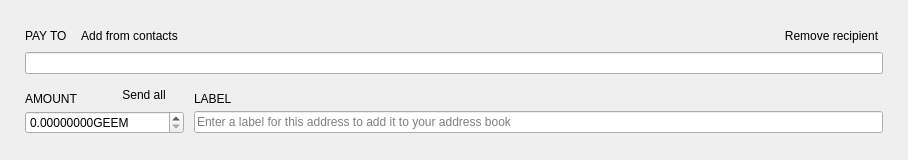
<?xml version="1.0" encoding="UTF-8"?>
<ui version="4.0">
 <class>TransferFrame</class>
 <widget class="QFrame" name="TransferFrame">
  <property name="geometry">
   <rect>
    <x>0</x>
    <y>0</y>
    <width>908</width>
    <height>160</height>
   </rect>
  </property>
  <property name="sizePolicy">
   <sizepolicy hsizetype="Preferred" vsizetype="Preferred">
    <horstretch>0</horstretch>
    <verstretch>150</verstretch>
   </sizepolicy>
  </property>
  <property name="minimumSize">
   <size>
    <width>0</width>
    <height>160</height>
   </size>
  </property>
  <property name="maximumSize">
   <size>
    <width>16777215</width>
    <height>160</height>
   </size>
  </property>
  <property name="windowTitle">
   <string>Frame</string>
  </property>
  <property name="styleSheet">
   <string notr="true"/>
  </property>
  <property name="frameShape">
   <enum>QFrame::NoFrame</enum>
  </property>
  <property name="frameShadow">
   <enum>QFrame::Plain</enum>
  </property>
  <layout class="QVBoxLayout" name="verticalLayout">
   <property name="spacing">
    <number>10</number>
   </property>
   <property name="leftMargin">
    <number>25</number>
   </property>
   <property name="rightMargin">
    <number>25</number>
   </property>
   <item>
    <spacer name="verticalSpacer_2">
     <property name="orientation">
      <enum>Qt::Vertical</enum>
     </property>
     <property name="sizeHint" stdset="0">
      <size>
       <width>20</width>
       <height>40</height>
      </size>
     </property>
    </spacer>
   </item>
   <item>
    <layout class="QGridLayout" name="gridLayout">
     <property name="verticalSpacing">
      <number>5</number>
     </property>
     <item row="0" column="0">
      <widget class="WalletGui::WalletNormalGrayTextLabel" name="m_payToTextLabel">
       <property name="sizePolicy">
        <sizepolicy hsizetype="Minimum" vsizetype="Minimum">
         <horstretch>0</horstretch>
         <verstretch>0</verstretch>
        </sizepolicy>
       </property>
       <property name="text">
        <string>PAY TO</string>
       </property>
       <property name="alignment">
        <set>Qt::AlignLeading|Qt::AlignLeft|Qt::AlignVCenter</set>
       </property>
       <property name="margin">
        <number>0</number>
       </property>
       <property name="indent">
        <number>0</number>
       </property>
      </widget>
     </item>
     <item row="0" column="1">
      <widget class="WalletGui::WalletTinyLinkLikeButton" name="m_addressBookButton">
       <property name="sizePolicy">
        <sizepolicy hsizetype="Preferred" vsizetype="Minimum">
         <horstretch>0</horstretch>
         <verstretch>0</verstretch>
        </sizepolicy>
       </property>
       <property name="cursor">
        <cursorShape>PointingHandCursor</cursorShape>
       </property>
       <property name="focusPolicy">
        <enum>Qt::NoFocus</enum>
       </property>
       <property name="layoutDirection">
        <enum>Qt::LeftToRight</enum>
       </property>
       <property name="text">
        <string>Add from contacts</string>
       </property>
       <property name="flat">
        <bool>true</bool>
       </property>
      </widget>
     </item>
     <item row="0" column="2">
      <spacer name="horizontalSpacer">
       <property name="orientation">
        <enum>Qt::Horizontal</enum>
       </property>
       <property name="sizeHint" stdset="0">
        <size>
         <width>318</width>
         <height>10</height>
        </size>
       </property>
      </spacer>
     </item>
     <item row="0" column="3" alignment="Qt::AlignBottom">
      <widget class="WalletGui::WalletTinyLinkLikeButton" name="m_removeButton">
       <property name="sizePolicy">
        <sizepolicy hsizetype="Preferred" vsizetype="Minimum">
         <horstretch>0</horstretch>
         <verstretch>0</verstretch>
        </sizepolicy>
       </property>
       <property name="cursor">
        <cursorShape>PointingHandCursor</cursorShape>
       </property>
       <property name="focusPolicy">
        <enum>Qt::NoFocus</enum>
       </property>
       <property name="text">
        <string>Remove recipient</string>
       </property>
       <property name="flat">
        <bool>true</bool>
       </property>
      </widget>
     </item>
     <item row="1" column="0" colspan="4">
      <widget class="WalletGui::ClearableLineEdit" name="m_sendAddressEdit">
       <property name="styleSheet">
        <string notr="true">[errorState=&quot;true&quot;] {
  border-color: #ef3131;
}</string>
       </property>
      </widget>
     </item>
    </layout>
   </item>
   <item>
    <layout class="QGridLayout" name="gridLayout_2">
     <property name="verticalSpacing">
      <number>5</number>
     </property>
     <item row="0" column="0">
      <widget class="WalletGui::WalletNormalGrayTextLabel" name="m_amountTextLabel">
       <property name="sizePolicy">
        <sizepolicy hsizetype="Minimum" vsizetype="Minimum">
         <horstretch>0</horstretch>
         <verstretch>0</verstretch>
        </sizepolicy>
       </property>
       <property name="text">
        <string>AMOUNT</string>
       </property>
       <property name="alignment">
        <set>Qt::AlignBottom|Qt::AlignLeading|Qt::AlignLeft</set>
       </property>
       <property name="indent">
        <number>0</number>
       </property>
      </widget>
     </item>
     <item row="0" column="1">
      <widget class="WalletGui::WalletTinyLinkLikeButton" name="m_sendAllButton">
       <property name="sizePolicy">
        <sizepolicy hsizetype="Minimum" vsizetype="Minimum">
         <horstretch>0</horstretch>
         <verstretch>0</verstretch>
        </sizepolicy>
       </property>
       <property name="cursor">
        <cursorShape>PointingHandCursor</cursorShape>
       </property>
       <property name="focusPolicy">
        <enum>Qt::NoFocus</enum>
       </property>
       <property name="layoutDirection">
        <enum>Qt::LeftToRight</enum>
       </property>
       <property name="text">
        <string>Send all</string>
       </property>
       <property name="flat">
        <bool>true</bool>
       </property>
      </widget>
     </item>
     <item row="0" column="2">
      <widget class="WalletGui::WalletNormalGrayTextLabel" name="m_labelTextLabel">
       <property name="text">
        <string>LABEL</string>
       </property>
       <property name="alignment">
        <set>Qt::AlignBottom|Qt::AlignLeading|Qt::AlignLeft</set>
       </property>
       <property name="indent">
        <number>0</number>
       </property>
      </widget>
     </item>
     <item row="1" column="0" colspan="2">
      <widget class="QDoubleSpinBox" name="m_sendAmountSpin">
       <property name="maximumSize">
        <size>
         <width>16777215</width>
         <height>16777215</height>
        </size>
       </property>
       <property name="focusPolicy">
        <enum>Qt::ClickFocus</enum>
       </property>
       <property name="layoutDirection">
        <enum>Qt::LeftToRight</enum>
       </property>
       <property name="styleSheet">
        <string notr="true">[errorState=&quot;true&quot;] {
  border-color: #ef3131;
}</string>
       </property>
       <property name="buttonSymbols">
        <enum>QAbstractSpinBox::UpDownArrows</enum>
       </property>
       <property name="suffix">
        <string notr="true">GEEM</string>
       </property>
       <property name="decimals">
        <number>8</number>
       </property>
       <property name="maximum">
        <double>100000000.00000000</double>
       </property>
      </widget>
     </item>
     <item row="1" column="2">
      <widget class="WalletGui::ClearableLineEdit" name="m_sendLabelEdit">
       <property name="styleSheet">
        <string notr="true">[errorState=&quot;true&quot;] {
  border-color: #ef3131;
}</string>
       </property>
       <property name="placeholderText">
        <string>Enter a label for this address to add it to your address book</string>
       </property>
      </widget>
     </item>
    </layout>
   </item>
   <item>
    <spacer name="verticalSpacer">
     <property name="orientation">
      <enum>Qt::Vertical</enum>
     </property>
     <property name="sizeHint" stdset="0">
      <size>
       <width>20</width>
       <height>40</height>
      </size>
     </property>
    </spacer>
   </item>
  </layout>
 </widget>
 <customwidgets>
  <customwidget>
   <class>WalletGui::WalletTinyLinkLikeButton</class>
   <extends>QPushButton</extends>
   <header>Gui/Common/WalletLinkLikeButton.h</header>
  </customwidget>
  <customwidget>
   <class>WalletGui::WalletNormalGrayTextLabel</class>
   <extends>QLabel</extends>
   <header>Gui/Common/WalletTextLabel.h</header>
  </customwidget>
  <customwidget>
   <class>WalletGui::ClearableLineEdit</class>
   <extends>QLineEdit</extends>
   <header>Gui/Common/ClearableLineEdit.h</header>
  </customwidget>
 </customwidgets>
 <tabstops>
  <tabstop>m_sendAddressEdit</tabstop>
  <tabstop>m_sendAmountSpin</tabstop>
  <tabstop>m_sendLabelEdit</tabstop>
  <tabstop>m_addressBookButton</tabstop>
  <tabstop>m_removeButton</tabstop>
 </tabstops>
 <resources/>
 <connections>
  <connection>
   <sender>m_removeButton</sender>
   <signal>clicked()</signal>
   <receiver>TransferFrame</receiver>
   <slot>deleteLater()</slot>
   <hints>
    <hint type="sourcelabel">
     <x>797</x>
     <y>41</y>
    </hint>
    <hint type="destinationlabel">
     <x>445</x>
     <y>79</y>
    </hint>
   </hints>
  </connection>
  <connection>
   <sender>m_addressBookButton</sender>
   <signal>clicked()</signal>
   <receiver>TransferFrame</receiver>
   <slot>addressBookClicked()</slot>
   <hints>
    <hint type="sourcelabel">
     <x>136</x>
     <y>41</y>
    </hint>
    <hint type="destinationlabel">
     <x>445</x>
     <y>79</y>
    </hint>
   </hints>
  </connection>
  <connection>
   <sender>m_sendAddressEdit</sender>
   <signal>textChanged(QString)</signal>
   <receiver>TransferFrame</receiver>
   <slot>labelOrAddressChanged(QString)</slot>
   <hints>
    <hint type="sourcelabel">
     <x>445</x>
     <y>56</y>
    </hint>
    <hint type="destinationlabel">
     <x>445</x>
     <y>79</y>
    </hint>
   </hints>
  </connection>
  <connection>
   <sender>m_sendLabelEdit</sender>
   <signal>textChanged(QString)</signal>
   <receiver>TransferFrame</receiver>
   <slot>labelOrAddressChanged(QString)</slot>
   <hints>
    <hint type="sourcelabel">
     <x>582</x>
     <y>128</y>
    </hint>
    <hint type="destinationlabel">
     <x>445</x>
     <y>79</y>
    </hint>
   </hints>
  </connection>
  <connection>
   <sender>m_sendAmountSpin</sender>
   <signal>valueChanged(QString)</signal>
   <receiver>TransferFrame</receiver>
   <slot>amountStringChanged(QString)</slot>
   <hints>
    <hint type="sourcelabel">
     <x>124</x>
     <y>124</y>
    </hint>
    <hint type="destinationlabel">
     <x>453</x>
     <y>79</y>
    </hint>
   </hints>
  </connection>
  <connection>
   <sender>m_sendAddressEdit</sender>
   <signal>textChanged(QString)</signal>
   <receiver>TransferFrame</receiver>
   <slot>addressChanged(QString)</slot>
   <hints>
    <hint type="sourcelabel">
     <x>453</x>
     <y>69</y>
    </hint>
    <hint type="destinationlabel">
     <x>453</x>
     <y>79</y>
    </hint>
   </hints>
  </connection>
  <connection>
   <sender>m_sendAllButton</sender>
   <signal>clicked()</signal>
   <receiver>TransferFrame</receiver>
   <slot>sendAllClicked()</slot>
   <hints>
    <hint type="sourcelabel">
     <x>136</x>
     <y>97</y>
    </hint>
    <hint type="destinationlabel">
     <x>453</x>
     <y>79</y>
    </hint>
   </hints>
  </connection>
 </connections>
 <slots>
  <slot>addressBookClicked()</slot>
  <slot>pasteClicked()</slot>
  <slot>labelOrAddressChanged(QString)</slot>
  <slot>addressChanged(QString)</slot>
  <slot>amountStringChanged(QString)</slot>
  <slot>sendAllClicked()</slot>
 </slots>
</ui>
